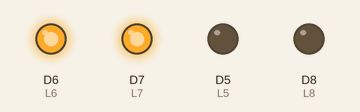
This sketch was run on a simulated ESP8266 (NodeMCU). Shown: output pins drawn as LEDs (lit = HIGH).

Above: at 0.2 s.
At 1.7 s:
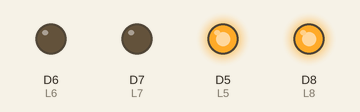
Timing chart, 0 to 3.0 s (numbered marks = the images above):
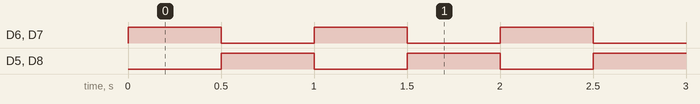

Measured:
- by itself, D6 (L6), D7 (L7), D5 (L5), D8 (L8): alternates HIGH for 0.50 s and LOW for 0.50 s

The sketch:

test02.ino
```cpp
int L5 = D5;
int L6 = D6;
int L7 = D7;
int L8 = D8;
void setup() {
  pinMode(L5, OUTPUT);
  pinMode(L6, OUTPUT);
  pinMode(L7, OUTPUT);
  pinMode(L8, OUTPUT);
}

void loop() {
  digitalWrite(L5,LOW);
  digitalWrite(L6,HIGH);
  digitalWrite(L7,HIGH);
  digitalWrite(L8,LOW);
  delay(500);
  digitalWrite(L5,HIGH);
  digitalWrite(L6,LOW);
  digitalWrite(L7,LOW);
  digitalWrite(L8,HIGH);
  delay(500);
}
```
